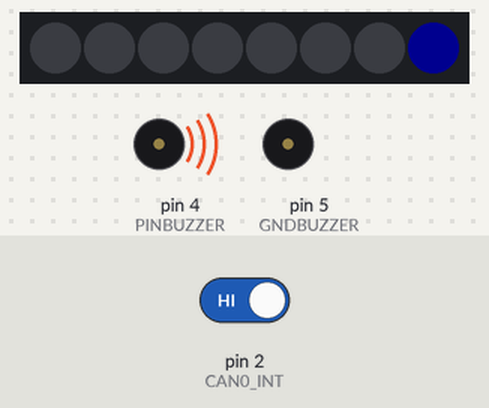
The sketch below on a simulated Arduino Nano, built with avr-gcc and run on an emulated ATmega328P. Parts: 8 RGB LEDs in strip order, left to right, buzzer (waves = sounding, pin HIGH). The inputs (shaded band) are chosen by the test bench; at power-on: pin 2 (CAN0_INT) HIGH. Dim RGB values are drawn brighter than linear; what the sketch prints to the serial monitor is not drawn.

Above: at 0.2 s.
At 6.1 s:
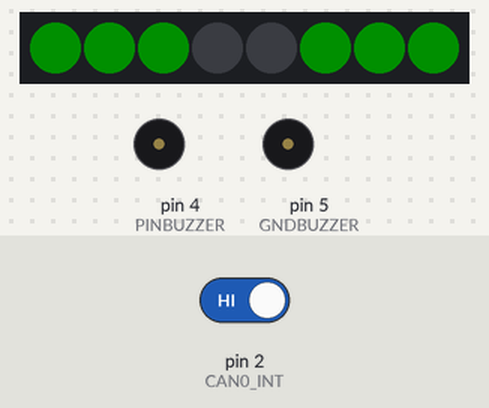
6.2 s: pin 2 (CAN0_INT) driven LOW
At 9.1 s:
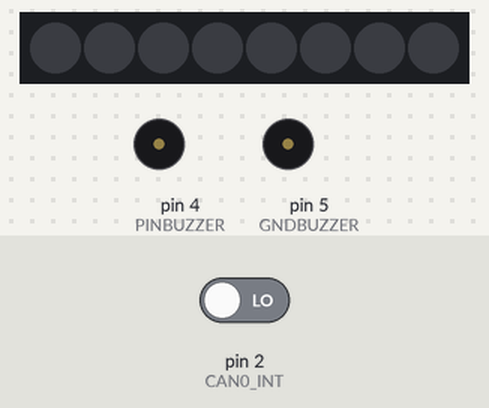
Timing chart, 0 to 22.8 s (numbered marks = the images above; inputs shaded):
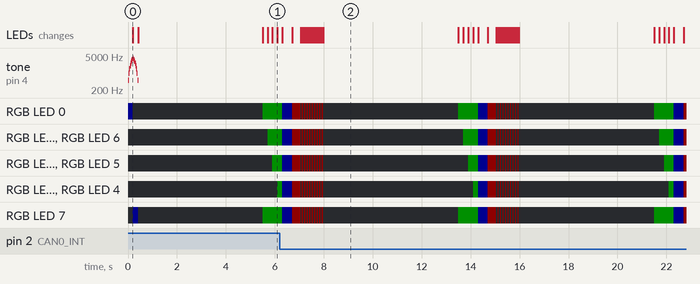

The sketch:

shiftlight_with_CAN-BUS_for_MQB.ino
```cpp
/* Shiftlight with CAN-BUS for MQB */
/* Board: Arduino Nano
 * Processor: ATmega328P (Old Bootloader)
 * Port: /dev/cu.usbserial-1410
 */


#include <Adafruit_NeoPixel.h>
#include <mcp_can.h>
#include <SPI.h>
#ifdef __AVR__
#include <avr/power.h> // Required for 16 MHz Adafruit Trinket
#endif

//pin config
#define PINPIXELS 3 // pin D3 to data-in WS2812 module
#define NUMPIXELS 8 // number of LEDs in WS2812 module
#define PINBUZZER 4 // pin D2 to pizo speaker
#define GNDBUZZER 5 // ground for pizo speaker
#define CAN0_INT 2 // MCP2515 INT to pin 2

//MCP2515 config
MCP_CAN CAN0(10); // MCP2515 CS to pin 10
long unsigned int rxId;
unsigned char len = 0;
unsigned char rxBuf[8];
char msgString[128];

//initial config
Adafruit_NeoPixel pixels(NUMPIXELS, PINPIXELS, NEO_GRB + NEO_KHZ800);
unsigned int initialBrightness = 15; // 0-255
unsigned int currentBrightness = initialBrightness;

unsigned int currentFrequency = 500;

//user config
unsigned int currentRPM;
unsigned int maxRPM = 8000;
unsigned int perfectRPM = 6500;
unsigned int welcomeMode = 2;
bool mute = true;

unsigned long nextLoopTime=0;

//run once
void setup() {
  //Serial communication setup
  Serial.begin(115200);

  //First data output over serial
  printInitialDetails();

  ///MCP2515 setup
  mcpSetup();

  //WS2812 setup
  pixels.begin();
  pixels.clear();
  pixels.show();
  pixels.setBrightness(currentBrightness);

  //Buzzer setup
  pinMode(PINBUZZER, OUTPUT);
  pinMode(GNDBUZZER, OUTPUT);
  digitalWrite(GNDBUZZER, LOW);

  //Run initial animation
  welcomeCeremony(welcomeMode);
}

//run all the time
void loop() {
  mcpRead();
  //mcpSearch();

  currentRPM = getRPM(false); //false = simulation

  pixels.clear();
  pixels.setBrightness(currentBrightness);

  updateAlerts();

  pixels.show();
}

void welcomeCeremony(int type) {
  if(type==1){
    for (int i = 0; i < NUMPIXELS; i++) {
      pixels.setPixelColor(i, pixels.Color(255, 0, 0));
      pixels.show();
      tone(PINBUZZER, (currentFrequency*(i+1)));
      delay(25);
      noTone(PINBUZZER);
      delay(25);
    }
  }


  if(type==2){
    for (int i = 0; i < NUMPIXELS; i++) {
      pixels.clear();
      pixels.setPixelColor(i, pixels.Color(0, 0, 255));
      pixels.show();
      tone(PINBUZZER, (currentFrequency*(i+1)));
      delay(25);
    }
    for (int i=7; i>=0; i--) {
      pixels.clear();
      pixels.setPixelColor(i, pixels.Color(0, 0, 255));
      pixels.show();
      tone(PINBUZZER, (currentFrequency*(i+1)));
      delay(25);
    }
    noTone(PINBUZZER);

  }
}

int getRPM(bool real){
  if(real){
    //read RPM from CAN-BUS
    //TODO
  }else{
    //simulate RPMs for development and debug
    return millis()%maxRPM;
  }
}

void updateAlerts(){
  if(currentRPM<(perfectRPM-1000)){
    for (int i = 0; i < NUMPIXELS; i++) {
      pixels.setPixelColor(i, pixels.Color(0, 0, 0));
    }
  }

  if(currentRPM>=(perfectRPM-1000) && currentRPM<(perfectRPM-800)){
    pixels.setPixelColor(0, pixels.Color(0, 255, 0));
    pixels.setPixelColor(7, pixels.Color(0, 255, 0));
  }

  if(currentRPM>=(perfectRPM-800) && currentRPM<(perfectRPM-600)){
    pixels.setPixelColor(0, pixels.Color(0, 255, 0));
    pixels.setPixelColor(1, pixels.Color(0, 255, 0));
    pixels.setPixelColor(6, pixels.Color(0, 255, 0));
    pixels.setPixelColor(7, pixels.Color(0, 255, 0));
  }

  if(currentRPM>=(perfectRPM-600) && currentRPM<(perfectRPM-400)){
    pixels.setPixelColor(0, pixels.Color(0, 255, 0));
    pixels.setPixelColor(1, pixels.Color(0, 255, 0));
    pixels.setPixelColor(2, pixels.Color(0, 255, 0));
    pixels.setPixelColor(5, pixels.Color(0, 255, 0));
    pixels.setPixelColor(6, pixels.Color(0, 255, 0));
    pixels.setPixelColor(7, pixels.Color(0, 255, 0));
  }

  if(currentRPM>=(perfectRPM-400) && currentRPM<(perfectRPM-200)){
    for (int i = 0; i < NUMPIXELS; i++) {
      pixels.setPixelColor(i, pixels.Color(0, 255, 0));
    }
  }

  if(currentRPM>=(perfectRPM-200) && currentRPM<(perfectRPM+200)){
    for (int i = 0; i < NUMPIXELS; i++) {
      pixels.setPixelColor(i, pixels.Color(0, 0, 255));
    }
  }

  if(currentRPM>=(perfectRPM+200) && currentRPM<(perfectRPM+500)){
    for (int i = 0; i < NUMPIXELS; i++) {
      pixels.setPixelColor(i, pixels.Color(255, 0, 0));
    }
  }

  if(currentRPM>=(perfectRPM+500)){
    for (int i = 0; i < NUMPIXELS; i++) {
      pixels.setPixelColor(i, pixels.Color(255, 0, 0));
    }
    pixels.show();
    if(!mute){
      tone(PINBUZZER, currentFrequency*8);
    }
    delay(50);
    pixels.clear();
    pixels.show();
    noTone(PINBUZZER);
    delay(50);
  }
}

void mcpSetup(){
  if(CAN0.begin(MCP_ANY, CAN_500KBPS, MCP_8MHZ) == CAN_OK){
    Serial.println("MCP2515 Initialized Successfully!");
  }else{
    Serial.println("Error Initializing MCP2515...");
  }
  CAN0.setMode(MCP_NORMAL); // Set operation mode to normal so the MCP2515 sends acks to received data.
  pinMode(CAN0_INT, INPUT); // Configuring pin for /INT input
  printSpacer();
}

void mcpRead(){
  if(!digitalRead(CAN0_INT))                         // If CAN0_INT pin is low, read receive buffer
  {
    CAN0.readMsgBuf(&rxId, &len, rxBuf);      // Read data: len = data length, buf = data byte(s)

    if((rxId & 0x80000000) == 0x80000000)     // Determine if ID is standard (11 bits) or extended (29 bits)
      sprintf(msgString, "Extended ID: 0x%.8lX  DLC: %1d  Data:", (rxId & 0x1FFFFFFF), len);
    else
      sprintf(msgString, "Standard ID: 0x%.3lX       DLC: %1d  Data:", rxId, len);

    Serial.print(msgString);

    if((rxId & 0x40000000) == 0x40000000){    // Determine if message is a remote request frame.
      sprintf(msgString, " REMOTE REQUEST FRAME");
      Serial.print(msgString);
    } else {
      for(byte i = 0; i<len; i++){
        sprintf(msgString, " 0x%.2X", rxBuf[i]);
        Serial.print(msgString);
      }
    }

    Serial.println();
  }
}

void mcpSearch(){
  if(!digitalRead(CAN0_INT)) // If CAN0_INT pin is low, read receive buffer
  {
    CAN0.readMsgBuf(&rxId, &len, rxBuf);      // Read data: len = data length, buf = data byte(s)


    //getting RPM from CAN-BUS. Need to requrest it first. Most likely with "714 03 22 F4 0C 55 55 55 55".
    if(rxId == 0x77E){
      sprintf(msgString, "Found ID: 0x%.3lX       DLC: %1d  Data: ", rxId, len);
      Serial.print(msgString);

      Serial.println();

    }
  }
}

void printInitialDetails(){
  Serial.println("");
  Serial.println("Welcome to MQB shiftlight");
  Serial.println("Software version: 0.0.2");
  printSpacer();
}

void printSpacer(){
  Serial.println("================");
}
```
